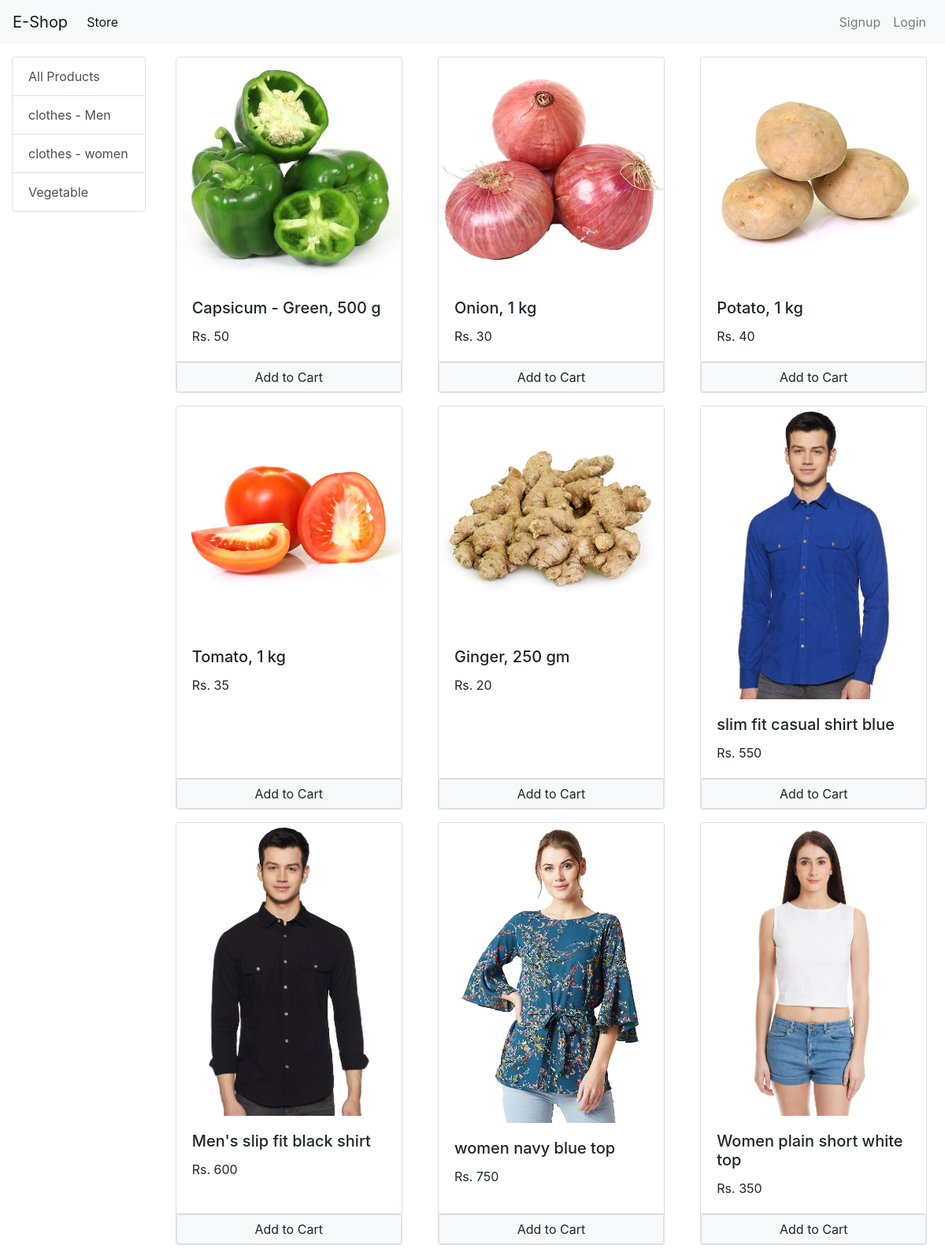
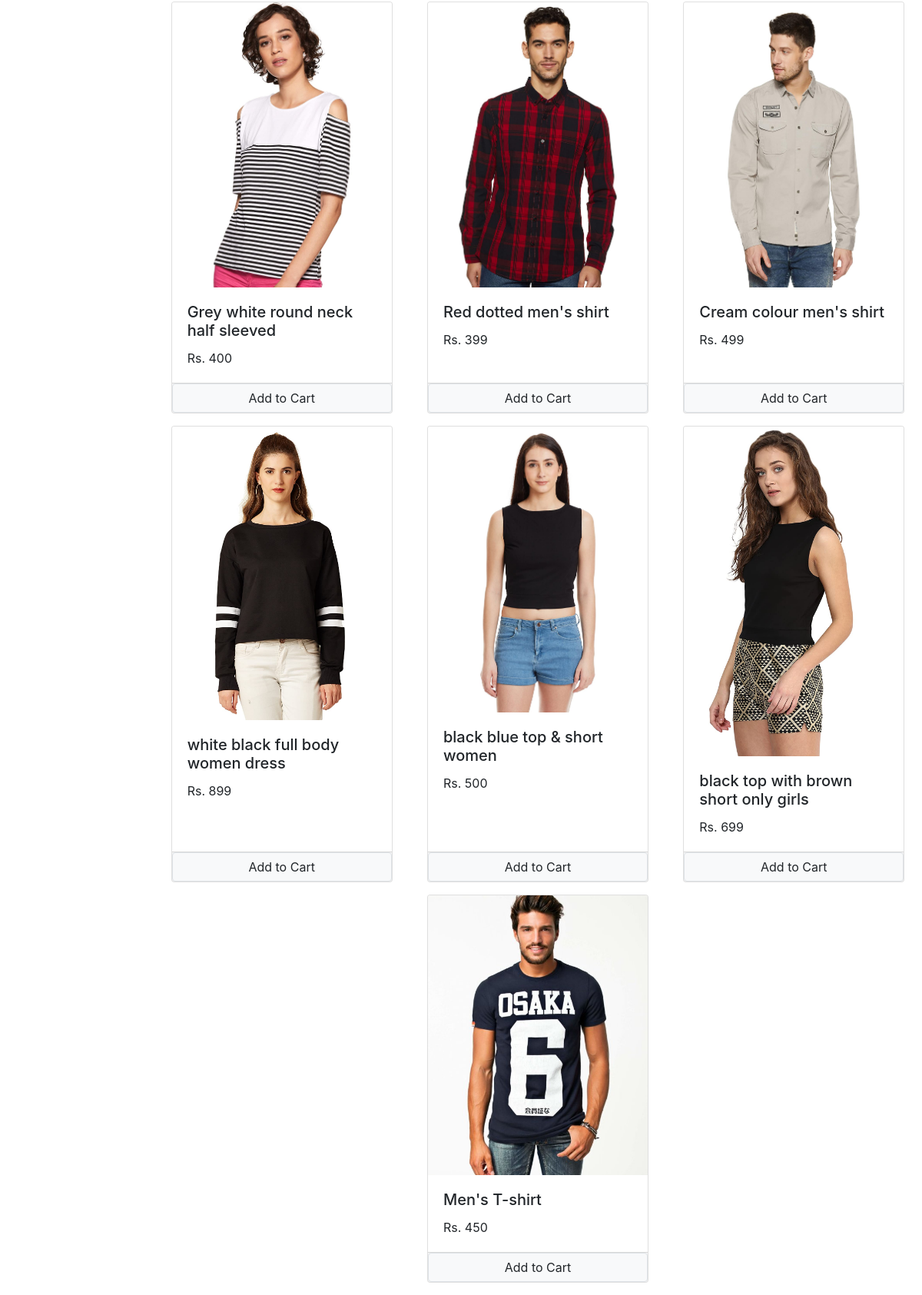
The page / on the database its author committed (2 pictures, top to bottom).
### store/models.py (models this page shows, shortened)
class Category(models.Model):
    name = models.CharField(max_length=50)
    def __str__(self):
        return self.name
    @staticmethod
    def get_all_category():
        return Category.objects.all()

class Product(models.Model):
    name = models.CharField(max_length=50)
    price = models.IntegerField(default=0)
    category = models.ForeignKey(Category, on_delete=models.CASCADE, default=1)
    description = models.CharField(max_length=200, default='')
    image = models.ImageField(upload_to='uploads/products/')
    @staticmethod
    def get_all_products():
        return Product.objects.all()

### store/views.py (the view, shortened to what this page needs)
# urls.py: path('', Index_page.as_view(), name="index"),
class Index_page(View):
    def get(self, request):
        print(f"Request method ===== {request.method}")
        cart = request.session.get('cart')
        if not cart:
            request.session['cart'] = {}
        products = None
        categories = Category.get_all_category()
        category_id = request.GET.get('category')
        print(f"category id = {category_id}")
        if category_id:
            products = Product.get_all_products_by_category_id(category_id)
        else:
            products = Product.get_all_products()
        data = {}
        data['products'] = products
        data['categories'] = categories
        print(f"Email id customer : {request.session.get('email')}")
        print(f"Data are == {data}")
        return render(request, 'index.html',data)

### store/templatetags/cart.py (called while the page is built)
@register.filter(name='is_in_cart')
def is_in_cart(product, cart):
    keys = cart.keys()
    for id in keys:
        if int(id) == product.id:
            return True
    return False

### store/templatetags/custom_filter.py (called while the page is built)
@register.filter(name='currency')
def currency(number):
    return "Rs. "+str(number)

### store/templates/index.html (shortened to what this page needs)
{% extends 'base.html' %}
{% block content %}
{% load cart %}
{% load custom_filter %}
<div class="container-fluid mt-3">
    <div class="row">
        <div class="col-lg-2 mx-auto">
            <ul class="list-group">
                <a href="/" class="list-group-item list-group-item-action">All Products</a>
                {% for category in categories %}
                <a href="/?category={{category.id}}" class="list-group-item list-group-item-action">{{category.name}}</a>
                {% endfor %}
            </ul>
        </div>
        <div id="products" class="col-lg-10 mx-auto">
            <div class="row">
                {% for product in products %}
                <div class="card mx-auto mb-3" id="{{product.id}}" style="width: 18rem;">
                    <img class="card-img-top" src="{{product.image.url}}" alt="Card image cap">
                    <div class="card-body">
                        <h5 class="card-title">{{product.name}}</h5>
                        <p class="card-text">{{product.price|currency}}</p>
                    </div>
                    <div class="card-footer p-0">
                        {% if product|is_in_cart:request.session.cart %}
                            <div class="row no-gutters">
                                <form action="/#{{product.id}}" method="post" class="col-2">
                                    {% csrf_token %}
                                    <input type="text" name="product_id" value='{{product.id}}' hidden>
                                    <input type="text" name="remove" value='True' hidden>
                                    <input type="submit" value=" - " class="btn btn-block btn-secondary">
                                </form>
                                <div class="text-center col">{{product|cart_quantity:request.session.cart}} in Cart</div>
                                <form action="/#{{product.id}}" method="post" class="col-2">
                                    {% csrf_token %}
                                    <input type="text" name="product_id" value='{{product.id}}' hidden>
                                    <input type="submit" value=" + " class="btn btn-block btn-secondary">
                                </form>
                            </div>
                        {% else %}
                            <form action="/#{{product.id}}" method="post" class="btn-block">
                                <input type="submit" value="Add to Cart" class="float-right btn btn-light border form-control">
                            </form>
                        {% endif %}
                    </div>
                </div>
                {% endfor %}
            </div>
        </div>
    </div>
</div>
{% endblock content %}

### store/templates/base.html (shortened to what this page needs)
<!doctype html>
<html lang="en">
  <head>
    <link rel="stylesheet" href="https://cdn.jsdelivr.net/npm/bootstrap@4.0.0/dist/css/bootstrap.min.css">
  </head>
  <body>
    <nav class="navbar navbar-expand-lg navbar-light bg-light">
        <a class="navbar-brand" href="{% url 'index' %}">E-Shop</a>
        <div class="collapse navbar-collapse" id="navbarSupportedContent">
          <ul class="navbar-nav mr-auto">
            <li class="nav-item active">
              <a class="nav-link" href="{% url 'index' %}">Store<span class="sr-only">(current)</span></a>
            </li>
          </ul>
          <ul class="navbar-nav my-2 my-lg-0">
            {% if request.session.customer %}
                  <li class="nav-item">
                    <a class="nav-link" href="{% url 'cart' %}">Cart <span class="p-1 rounded badege badge-info">{{request.session.cart.keys|length}}</span><span class="sr-only">(current)</span></a>
                  </li>
                  <li class="nav-item">
                    <a class="nav-link" href="{% url 'orders' %}">Orders<span class="sr-only">(current)</span></a>
                  </li>
                  <li class="nav-item">
                    <a class="nav-link" href="{% url 'user_logout' %}">Logout<span class="sr-only">(current)</span></a>
                  </li>
            {% else %}
                  <li class="nav-item">
                      <a class="nav-link" href="{% url 'signup' %}">Signup<span class="sr-only">(current)</span></a>
                  </li>
                  <li class="nav-item">
                      <a class="nav-link" href="{% url 'login' %}">Login<span class="sr-only">(current)</span></a>
                  </li>
            {% endif %}
          </ul>
        </div>
      </nav>
    {% block content %}{% endblock content %}
  </body>
</html>

### rows shown on the page
Category: name "clothes - Men"
Category: name "clothes - women"
Category: name "Vegetable"
Product: {{ product.id }} 1 (drawn), image (picture), name "Capsicum - Green, 500 g", price "Rs. 50"
Product: image (picture), name "Onion, 1 kg", price "Rs. 30"
Product: image (picture), name "Potato, 1 kg", price "Rs. 40"
Product: image (picture), name "Tomato, 1 kg", price "Rs. 35"
Product: image (picture), name "Ginger, 250 gm", price "Rs. 20"
Product: image (picture), name "slim fit casual shirt blue", price "Rs. 550"
Product: image (picture), name "Men's slip fit black shirt", price "Rs. 600"
Product: image (picture), name "women navy blue top", price "Rs. 750"
Product: image (picture), name "Women plain short white top", price "Rs. 350"
Product: image (picture), name "Grey white round neck half sleeved", price "Rs. 400"
Product: image (picture), name "Red dotted men's shirt", price "Rs. 399"
Product: image (picture), name "Cream colour men's shirt", price "Rs. 499"
Product: image (picture), name "white black full body women dress", price "Rs. 899"
Product: image (picture), name "black blue top & short women", price "Rs. 500"
Product: image (picture), name "black top with brown short only girls", price "Rs. 699"
Product: image (picture), name "Men's T-shirt", price "Rs. 450"
